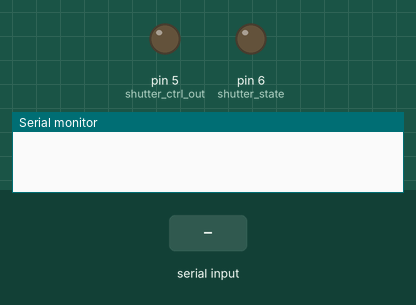
The sketch below on a simulated Arduino Uno, built with avr-gcc and run on an emulated ATmega328P. Parts: output pins drawn as LEDs (lit = HIGH), the last lines printed to the serial monitor. The inputs (shaded band) are chosen by the test bench.

Above: at 1.2 s.
1.3 s: "open\n" received over Serial
At 2.0 s:
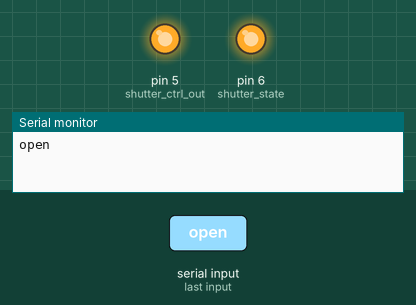
5.8 s: "close\n" received over Serial
At 6.6 s:
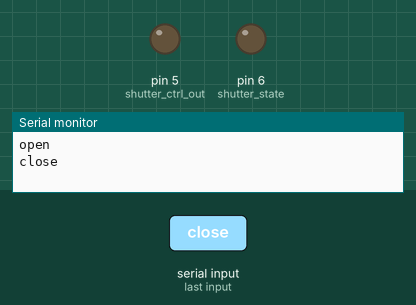
Timing chart, 0 to 8.3 s (numbered marks = the images above; inputs shaded):
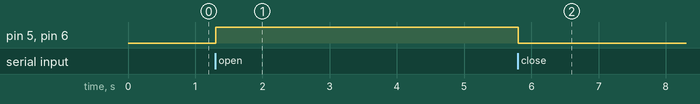

The sketch:

shutter_control.ino
```cpp
/*
Code for the Arduino controller the shutter
Intended to operate the DIY HDD shutter for CeNTREX

COMMANDS:
*IDN?   returns an identity string
open    open the shutter
close   close the shutter
state   shutter state
*/

// pin configuration
const int shutter_ctrl_out  = 5;
const int shutter_state     = 6;

String serial_command = "";

void setup(){
    Serial.begin(9600);

    pinMode(shutter_ctrl_out, OUTPUT);
    pinMode(shutter_state, OUTPUT);
}

void handleSerial(){
  /*
  Handling serial commands, currently support:
  *IDN?     returns an identity string
  open      open the shutter
  close     close the shutter
  state     shutter state
  */
  if (serial_command == "*IDN?"){
    Serial.println("Shutter Controller V1.0");
  }
  else if (serial_command == "open")
  {
      open_shutter();
      Serial.println("open");
  }
  else if (serial_command == "close"){
      close_shutter();
      Serial.println("close");
  }
  else if (serial_command == "state"){
      Serial.println(digitalRead(shutter_ctrl_out));
  }
  else{
    Serial.print("invalid command : ");
    Serial.println(serial_command);
  }
}

void serialEvent() {
  while (Serial.available()) {
    char c = (char)Serial.read();
    serial_command += c;
    if (c == '\n'){
      serial_command.trim();
      handleSerial();
      serial_command = "";
    }
  }
}

void open_shutter(){
    digitalWrite(shutter_ctrl_out, HIGH);
    digitalWrite(shutter_state, HIGH);
}

void close_shutter(){
    digitalWrite(shutter_ctrl_out, LOW);
    digitalWrite(shutter_state, LOW);
}

void loop(){
}
```

Measured:
- after the input at 1.3 s, pin 5 (shutter_ctrl_out), pin 6 (shutter_state): LOW → HIGH at once
- after the input at 5.8 s, pin 5 (shutter_ctrl_out), pin 6 (shutter_state): HIGH → LOW at once
